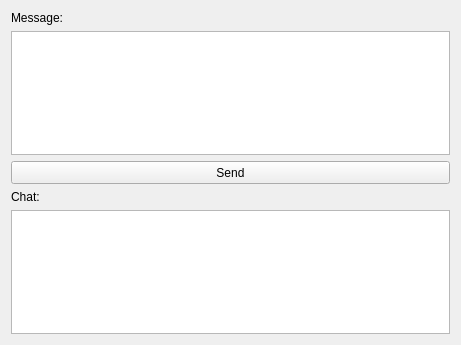
<?xml version="1.0" encoding="UTF-8"?>
<ui version="4.0">
 <class>Client</class>
 <widget class="QWidget" name="Client">
  <property name="geometry">
   <rect>
    <x>0</x>
    <y>0</y>
    <width>459</width>
    <height>345</height>
   </rect>
  </property>
  <property name="windowTitle">
   <string>Client</string>
  </property>
  <layout class="QVBoxLayout" name="verticalLayout_2">
   <item>
    <layout class="QVBoxLayout" name="verticalLayout">
     <item>
      <widget class="QLabel" name="label">
       <property name="text">
        <string>Message:</string>
       </property>
      </widget>
     </item>
     <item>
      <widget class="QTextEdit" name="textEdit"/>
     </item>
     <item>
      <widget class="QPushButton" name="pushButton">
       <property name="minimumSize">
        <size>
         <width>439</width>
         <height>23</height>
        </size>
       </property>
       <property name="text">
        <string>Send</string>
       </property>
      </widget>
     </item>
     <item>
      <widget class="QLabel" name="label_2">
       <property name="text">
        <string>Chat:</string>
       </property>
      </widget>
     </item>
     <item>
      <widget class="QTextBrowser" name="textBrowser"/>
     </item>
    </layout>
   </item>
  </layout>
 </widget>
 <resources/>
 <connections/>
</ui>
